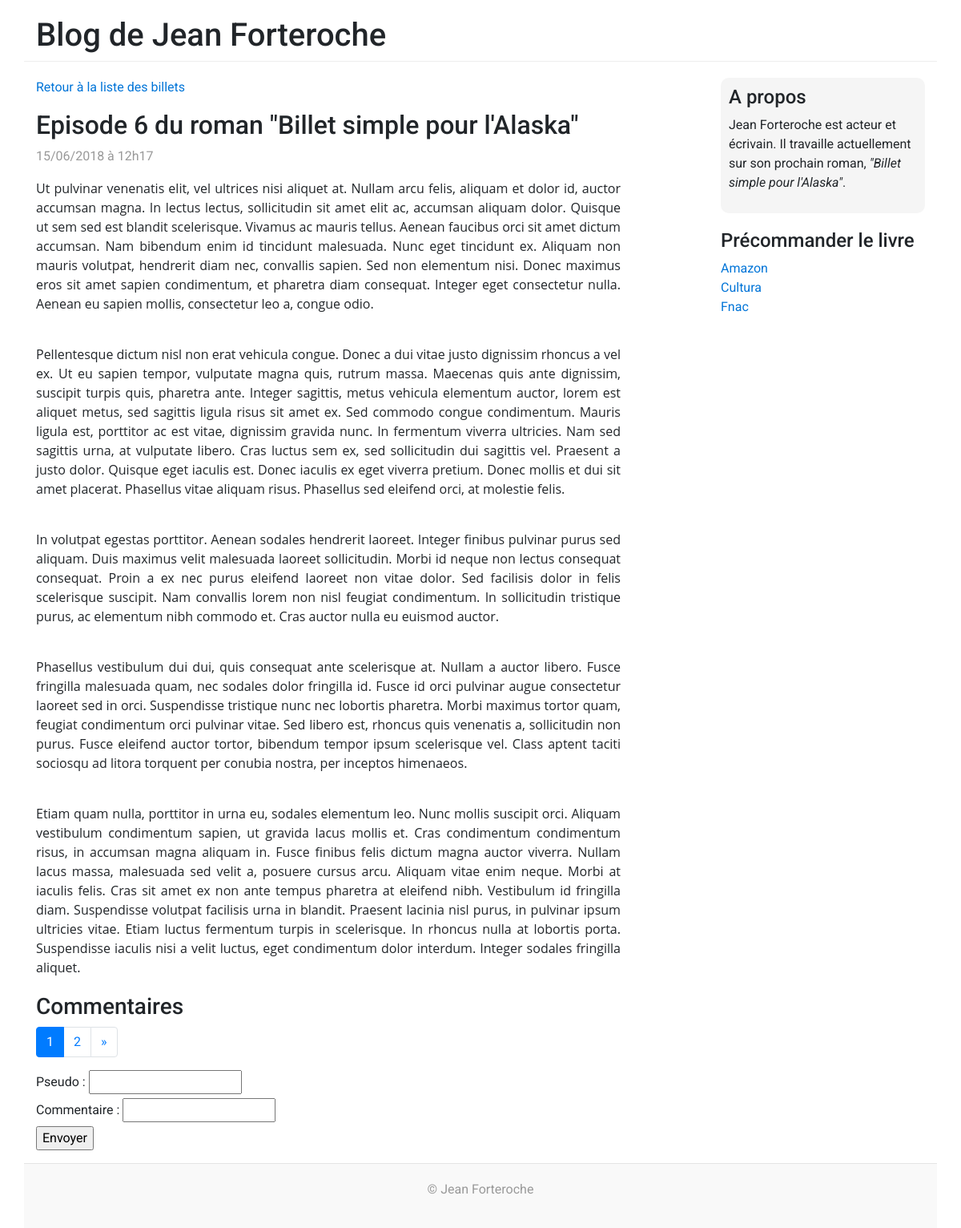
/index.php?controller=post&action=show&postId=6, run on the app's committed database.
### tables this page shows
CREATE TABLE `posts` (
  `id` int(11) NOT NULL,
  `title` varchar(255) NOT NULL,
  `content` text NOT NULL,
  `creation_date` datetime NOT NULL
);

### controller/PostFrontController.php (called while the page is built, shortened)
<?php
require_once('BaseController.php');
class PostFrontController extends BaseController
{
    public function showAction()
    {
        $postId = isset($_GET['postId']) ? (int) $_GET['postId'] : 0;
        $viewData = $this->initViewData();
        $viewData['post'] = $this->getContainer()->getPostManager()->getPost($postId);
        $totalItems = $this->getContainer()->getCommentManager()->getTotalComments($postId);
        $pagination = $this->handlePagination($totalItems);
        $pagination['url'] = 'index.php?controller=post&action=show&postId='.$postId;
        $viewData['pagination'] = $pagination;
        $viewData['commentsList'] = $this->getContainer()->getCommentManager()->getCommentsList($postId, $pagination['start'], $pagination['itemsPerPage']);
        require('view/front/postShowView.php');
    }
}

### model/Router.php (called while the page is built, shortened)
<?php
class Router
{
    protected $config;
    public function getConfig()
    {
        return $this->config;
    }
    public function setConfig(array $config)
    {
        $this->config = $config;
    }
    public function executeAction($controllerParam, $actionParam, $envParam)
    {
        $controller = new $controllerName();
        $actionName = $actionParam.'Action';
        require_once(__DIR__.'/../model/Container.php');
        $container = new Container($this->getConfig());
        $controller->setContainer($container);
        $controller->$actionName();
    }
}

### index.php (called while the page is built)
<?php
require_once('config.php');
require_once('model/Router.php');
$router = new \OpenClassrooms\Blog\Model\Router($config);
try {
    $router->executeAction(
        isset($_REQUEST['controller']) ? $_REQUEST['controller'] : 'post',
        isset($_REQUEST['action']) ? $_REQUEST['action'] : 'list',
        'front'
    );
} catch(Exception $e) {
    $viewData['error'] = $e->getMessage();
    require('view/errorView.php');
}

### controller/BaseController.php (called while the page is built, shortened)
<?php
require_once(__DIR__.'/../model/Container.php');
abstract class BaseController
{
    protected $container;
    public function getContainer()
    {
        return $this->container;
    }
    public function setContainer(\OpenClassrooms\Blog\Model\Container $container)
    {
        $this->container = $container;
    }
    public function initViewData()
    {
        $viewData = [];
        $viewData['title'] = $this->getContainer()->getConfig()['title'];
        return $viewData;
    }
    public function handlePagination($totalItems)
    {
        $pagination = [];
        if (isset($_GET['page']) && !empty($_GET['page'])){
            $pagination['currentPage'] = $_GET['page'];
        } else {
            $pagination['currentPage'] = 1;
        }
        $pagination['itemsPerPage'] = $this->getContainer()->getConfig()['itemsPerPage'];
        $pagination['start'] = ($pagination['currentPage'] * $pagination['itemsPerPage']) - $pagination['itemsPerPage'];
        $pagination['totalItems'] = $totalItems;
        $pagination['endPage'] = ceil($pagination['totalItems'] / $pagination['itemsPerPage']);
        $pagination['startPage'] = 1;
        $pagination['nextPage'] = $pagination['currentPage'] + 1;
        $pagination['previousPage'] = $pagination['currentPage'] - 1;
        return $pagination;
    }
}

### model/Container.php (called while the page is built, shortened)
<?php
class Container
{
    protected $config;
    public function getConfig()
    {
        return $this->config;
    }
    public function setConfig(array $config)
    {
        $this->config = $config;
    }
    protected function getDatabaseHandler()
    {
        static $instance;
        if (!isset($instance)) {
            $instance = new \PDO(
                $this->config['database']['dsn'],
                $this->config['database']['username'],
                $this->config['database']['username']
            );
        }
        return $instance;
    }
    public function getPostManager()
    {
        static $instance;
        if (!isset($instance)) {
            include_once('PostManager.php');
            $instance = new \OpenClassrooms\Blog\Model\PostManager($this->getDatabaseHandler());
        }
        return $instance;
    }
    public function getCommentManager()
    {
        static $instance;
        if (!isset($instance)) {
            include_once('CommentManager.php');
            $instance = new \OpenClassrooms\Blog\Model\CommentManager($this->getDatabaseHandler());
        }
        return $instance;
    }
}

### model/Manager.php (called while the page is built, shortened)
<?php
abstract class Manager
{
    protected $databaseHandler;
    public function getDatabaseHandler()
    {
        return $this->databaseHandler;
    }
    public function setDatabaseHandler(\PDO $databaseHandler)
    {
        $this->databaseHandler = $databaseHandler;
    }
}

### model/PostManager.php (called while the page is built, shortened)
<?php
require_once('Manager.php');
require_once('Post.php');
class PostManager extends Manager
{
    public function getPost($id)
    {
        $request = $this->getDatabaseHandler()->prepare('SELECT id, title, content, DATE_FORMAT(creation_date, \'%d/%m/%Y à %Hh%i\') AS creation_date_fr FROM posts WHERE id = ?');
        $request->execute(array($id));
        $result = $request->fetch();
        $post = new Post();
        $post->setId($result['id']);
        $post->setTitle($result['title']);
        $post->setContent($result['content']);
        $post->setCreationDate($result['creation_date_fr']);
        return $post;
    }
}

### model/CommentManager.php (called while the page is built, shortened)
<?php
require_once('Manager.php');
class CommentManager extends Manager
{
    public function getCommentsList($postId, $offset=0, $limit=10)
    {
        $request = $this->getDatabaseHandler()->prepare('SELECT id, post_id, author, content, report_counter, DATE_FORMAT(creation_date, \'%d/%m/%Y à %Hh%i\') AS creation_date_fr FROM comments WHERE post_id = :postId ORDER BY creation_date LIMIT :offset, :limit');
        $request->bindValue(':postId', $postId, \PDO::PARAM_INT);
        $request->bindValue(':offset', $offset, \PDO::PARAM_INT);
        $request->bindValue(':limit', $limit, \PDO::PARAM_INT);
        $request->execute();
        $resultsList = $request->fetchAll();
        $commentsList = [];
        return $commentsList;
    }
    public function getTotalComments($postId=0)
    {
        $sql = 'SELECT COUNT(*) AS total FROM comments';
        if ($postId > 0) {
            $sql .= ' WHERE post_id = '.(int)$postId;
        }
        $result = $this->getDatabaseHandler()->query($sql)->fetch();
        return (isset($result['total'])) ? (int) $result['total'] : 0;
    }
}

### model/Post.php (called while the page is built, shortened)
<?php
class Post
{
    private $title;
    private $content;
    private $creationDate;
    public function getTitle()
    {
        return $this->title;
    }
    public function setTitle($title)
    {
        $this->title = $title;
    }
    public function getContent()
    {
        return $this->content;
    }
    public function setContent($content)
    {
        $this->content = $content;
    }
    public function getCreationDate()
    {
        return $this->creationDate;
    }
    public function setCreationDate($creationDate)
    {
        $this->creationDate = $creationDate;
    }
}

### view/front/_postView.php (the view, shortened to what this page needs)
<article class="blog-post">
    <h2 class="blog-post-title"><?php echo htmlspecialchars($viewData['post']->getTitle()); ?></h2>
    <p class="blog-post-meta"><?php echo $viewData['post']->getCreationDate(); ?></em></p>
    <p>
        <?php
            echo nl2br($viewData['post']->getContent());
        ?>
    </p>
</article>

### public/css/style.css (style rules this page uses)
body { font-family: 'Roboto', sans-serif; }
.blog-post { margin-bottom: 20px; }
.blog-post-meta { color: #999; }

### data on the page
posts: title "Episode 6 du roman \"Billet simple pour l'Alaska\"", content "Ut pulvinar venenatis elit, vel ultrices nisi aliquet at. Nullam arcu felis, aliquam et dolor id, auctor accumsan magna. In lectus lectus, sollicitudin sit amet elit ac, accumsan aliquam dolor. Quisque ut sem sed est blandit scelerisque. Vivamus ac mauris tellus. Aenean faucibus orci sit amet dictum accumsan. Nam bibendum enim id tincidunt malesuada. Nunc eget tincidunt ex. Aliquam non mauris volutpat, hendrerit diam nec, convallis sapien. Sed non elementum nisi. Donec maximus eros sit amet sapien condimentum, et pharetra diam consequat. Integer eget consectetur nulla. Aenean eu sapien mollis, consectetur leo a, congue odio. Pellentesque dictum nisl non erat vehicula congue. Donec a dui…"

### other printed values
$viewData['title'] "Blog de Jean Forteroche"
$viewData['post']->getCreationDate() "15/06/2018 à 12h17"
$viewData['pagination']['currentPage'] "1"
$viewData['pagination']['nextPage'] "2"
